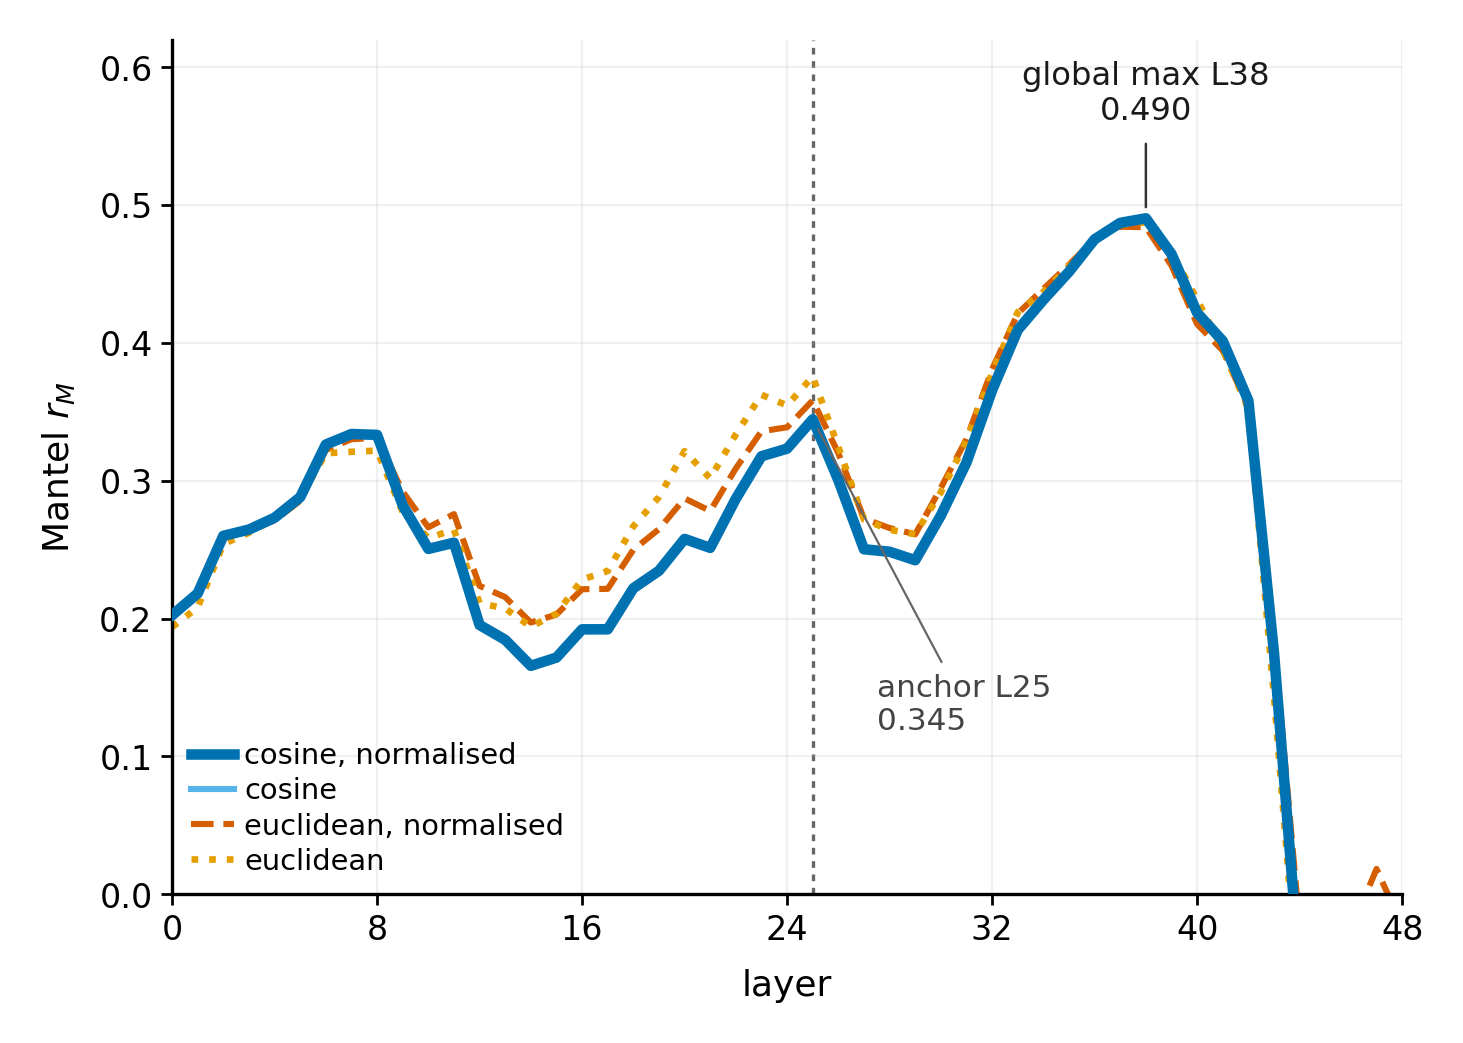

Recreate this plot in Python.
#!/usr/bin/env python
# -*- coding: utf-8 -*-
"""Redraw Figure 1 at the size it is printed.

The submission figure is 4158 x 2375 px, drawn on a large canvas. Printed at a single column
(3.5 in) that canvas scales by about a fifth, and the annotations, legend and tick labels come
out at roughly 3-4 pt -- unreadable, and nothing about the data requires them to be.

This version is drawn at 3.5 x 2.45 in with typography set for that width (ticks 6, axis 6.5,
annotation 5.8, legend 5.5) and carries only the two landmarks the text refers to: the global
maximum and the mid-depth anchor. The four extraction variants stay, thin, because their agreeing
is the point of the panel.

    python replot_fig1_mantel_print.py
    python replot_fig1_mantel_print.py --csv ../paper_revise/supplementary/...  # any cache
"""

import argparse
import collections
import csv
import os

def _resolve(rel):
    """Find a data path whether the script sits in figures/ or in a flat unzip."""
    here = os.path.dirname(os.path.abspath(__file__))
    for base in (here, os.path.dirname(here)):
        p = os.path.abspath(os.path.join(base, rel))
        if os.path.exists(p):
            return p
    return os.path.abspath(os.path.join(here, rel))

import sys

import matplotlib
matplotlib.use("Agg")
import matplotlib.pyplot as plt
import numpy as np

CANON = "Norm=True, Metric=Cosine"
COLOURS = {
    "Norm=True, Metric=Cosine": ("#0072B2", "-", 1.9, "cosine, normalised"),
    "Norm=False, Metric=Cosine": ("#56B4E9", "-", 1.1, "cosine"),
    "Norm=True, Metric=Euclidean": ("#D55E00", "--", 1.1, "euclidean, normalised"),
    "Norm=False, Metric=Euclidean": ("#E69F00", ":", 1.2, "euclidean"),
}


def load(path, model="xls-r-2b"):
    curves = collections.defaultdict(dict)
    with open(path, encoding="utf-8-sig") as fh:
        for r in csv.DictReader(fh):
            if r["Model"].strip().lower() != model:
                continue
            curves[r["Label"].strip()][int(r["Layer"])] = float(r["Mantel_R"])
    if not curves:
        raise SystemExit("[ERROR] no rows for model %r in %s" % (model, path))
    return curves


def draw(curves, out):
    fig, ax = plt.subplots(figsize=(3.5, 2.45), dpi=400)

    for label, (colour, style, lw, name) in COLOURS.items():
        if label not in curves:
            continue
        pts = curves[label]
        L = sorted(pts)
        ax.plot(L, [pts[l] for l in L], style, color=colour, lw=lw, label=name,
                zorder=3 if label == CANON else 2)

    canon = curves[CANON]
    L = sorted(canon)
    y = np.array([canon[l] for l in L])
    top = int(np.argmax(y))
    peak_layer, peak = L[top], y[top]

    # the anchor is a convention, not a feature of the profile: draw it as one
    ax.axvline(25, color="#666666", lw=0.6, ls=(0, (2, 2)), zorder=1)
    ax.annotate("anchor L25\n%.3f" % canon[25], xy=(25, canon[25]), xytext=(27.5, 0.115),
                fontsize=5.6, color="#444444", ha="left", va="bottom",
                arrowprops=dict(arrowstyle="-", lw=0.4, color="#666666", shrinkA=0, shrinkB=2))

    ax.annotate("global max L%d\n%.3f" % (peak_layer, peak), xy=(peak_layer, peak),
                xytext=(peak_layer, 0.605), fontsize=5.8, color="#1A1A1A", ha="center", va="top",
                arrowprops=dict(arrowstyle="-", lw=0.45, color="#333333", shrinkA=1, shrinkB=2))

    ax.set_xlabel("layer", fontsize=6.5)
    ax.set_ylabel("Mantel $r_M$", fontsize=6.5)
    ax.set_xlim(0, 48)
    ax.set_ylim(0.0, 0.62)
    ax.set_xticks([0, 8, 16, 24, 32, 40, 48])
    ax.tick_params(labelsize=6, length=2.0, pad=1.5, width=0.5)
    ax.grid(alpha=0.18, lw=0.4)
    for sp in ("top", "right"):
        ax.spines[sp].set_visible(False)
    for sp in ("left", "bottom"):
        ax.spines[sp].set_linewidth(0.6)

    ax.legend(fontsize=5.2, frameon=False, loc="lower left", handlelength=1.5,
              handletextpad=0.35, borderaxespad=0.25, labelspacing=0.25)

    fig.tight_layout(pad=0.15)
    fig.savefig(out, dpi=400, bbox_inches="tight", facecolor="white")
    print("wrote %s  (peak L%d = %.3f, anchor L25 = %.3f)" % (out, peak_layer, peak, canon[25]))
    return peak_layer, peak


def main():
    here = os.path.dirname(os.path.abspath(__file__))
    ap = argparse.ArgumentParser(description=(__doc__ or "").split("\n")[0])
    ap.add_argument("--csv", default=_resolve(os.path.join("re-organized", "mantel_results_cache.csv")))
    ap.add_argument("--out", default=os.path.join(here, "fig1_mantel.png"))
    a = ap.parse_args()
    if not os.path.exists(a.csv):
        print("[ERROR] missing %s" % a.csv)
        return 2
    curves = load(a.csv)
    if CANON not in curves:
        print("[ERROR] canonical variant %r absent" % CANON)
        return 3
    draw(curves, a.out)
    return 0


if __name__ == "__main__":
    sys.exit(main())
